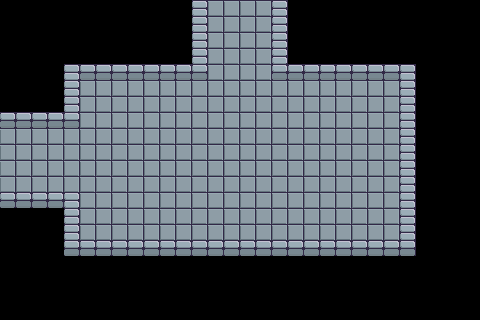

Below is a game level as drawn by its tile map, then a one-line description and the .tmx file that defines it, in full:
An orthogonal 30x20 tile map with 16x16 px tiles, 1 tile layer (Tile Layer 1).

<map version="1.2" tiledversion="1.3.3" orientation="orthogonal" renderorder="right-down" width="30" height="20" tilewidth="16" tileheight="16" infinite="0" nextlayerid="2" nextobjectid="1">
 <editorsettings>
  <export target="1_left_top.lua" format="lua" />
 </editorsettings>
 <tileset firstgid="1" source="../../assets/map/tileset_brootal.tsx" />
 <layer id="1" name="Tile Layer 1" width="30" height="20">
  <data encoding="csv">
0,0,0,0,0,0,0,0,0,0,0,0,4,2,2,2,2,4,0,0,0,0,0,0,0,0,0,0,0,0,
0,0,0,0,0,0,0,0,0,0,0,0,4,2,2,2,2,4,0,0,0,0,0,0,0,0,0,0,0,0,
0,0,0,0,0,0,0,0,0,0,0,0,4,2,2,2,2,4,0,0,0,0,0,0,0,0,0,0,0,0,
0,0,0,0,0,0,0,0,0,0,0,0,4,2,2,2,2,4,0,0,0,0,0,0,0,0,80,0,0,0,
0,0,0,53,4,5,5,5,5,5,5,5,5,2,2,2,2,5,5,5,5,5,5,5,5,4,54,0,0,0,
0,0,0,53,4,2,2,2,2,2,2,2,2,2,2,2,2,2,2,2,2,2,2,2,2,4,54,0,0,0,
0,0,0,0,4,2,2,2,2,2,2,2,2,2,2,2,2,2,2,2,2,2,2,2,2,4,54,0,0,0,
5,5,5,5,5,2,2,2,2,2,2,2,2,2,2,2,2,2,2,2,2,2,2,2,2,4,54,0,0,0,
2,2,2,2,2,2,2,2,2,2,2,2,2,2,2,2,2,2,2,2,2,2,2,2,2,4,54,0,0,0,
2,2,2,2,2,2,2,2,2,2,2,2,2,2,2,2,2,2,2,2,2,2,2,2,2,4,54,0,0,0,
2,2,2,2,2,2,2,2,2,2,2,2,2,2,2,2,2,2,2,2,2,2,2,2,2,4,54,0,0,0,
2,2,2,2,2,2,2,2,2,2,2,2,2,2,2,2,2,2,2,2,2,2,2,2,2,4,54,0,0,0,
5,5,5,5,4,2,2,2,2,2,2,2,2,2,2,2,2,2,2,2,2,2,2,2,2,4,54,0,0,0,
0,0,0,53,4,2,2,2,2,2,2,2,2,2,2,2,2,2,2,2,2,2,2,2,2,4,54,0,0,0,
0,0,0,53,4,2,2,2,2,2,2,2,2,2,2,2,2,2,2,2,2,2,2,2,2,4,54,0,0,0,
0,0,0,53,5,5,5,5,5,5,5,5,5,5,5,5,5,5,5,5,5,5,5,5,5,5,54,0,0,0,
0,0,0,105,0,0,0,0,0,0,0,0,0,0,0,0,0,0,0,0,0,0,0,0,0,0,0,0,0,0,
0,0,0,0,0,0,0,0,0,0,0,0,0,0,0,0,0,0,0,0,0,0,0,0,0,0,0,0,0,0,
0,0,0,0,0,0,0,0,0,0,0,0,0,0,0,0,0,0,0,0,0,0,0,0,0,0,0,0,0,0,
0,0,0,0,0,0,0,0,0,0,0,0,0,0,0,0,0,0,0,0,0,0,0,0,0,0,0,0,0,0
</data>
 </layer>
</map>
